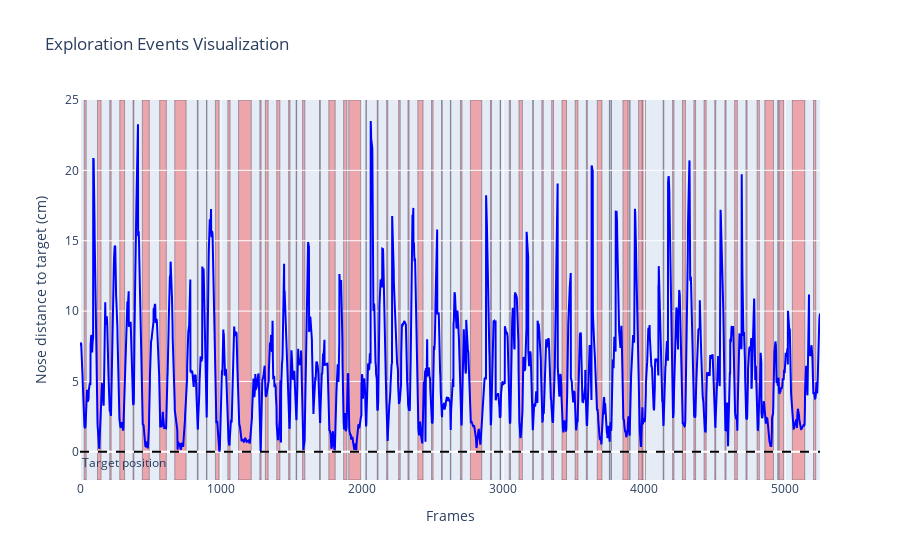

The code cell stored with this chart in its notebook:
### Markdown cell above
---
We can see on the testing data that the exploratory events happen when the nose gets close to the object

### Code cell
rst.plot_example_data(model_dict['X_ts'], model_dict['y_ts'])

### Figure 1 — Plotly figure (JSON) as saved in the notebook; plotly's stock layout.template omitted (floating-point values rounded to 4 significant figures; data arrays with more than 128 entries replaced by an {"elided": "..."} marker saying what was removed)
{"data": [{"line": {"color": "blue"}, "mode": "lines", "name": "Position", "type": "scatter", "x": {"elided": "5247 int values"}, "y": {"elided": "5247 float values"}}], "layout": {"annotations": [{"showarrow": false, "text": "Target position", "x": 0, "xanchor": "left", "xref": "x domain", "y": 0, "yanchor": "top", "yref": "y"}], "legend": {"bgcolor": "rgba(255,255,255,0.6)", "orientation": "h", "x": 0.5, "xanchor": "center", "y": 1.05, "yanchor": "bottom"}, "shapes": [{"fillcolor": "rgba(255,0,0,0.3)", "layer": "below", "line": {"width": 0.4}, "type": "rect", "x0": 30, "x1": 44, "y0": -2, "y1": 25}, {"fillcolor": "rgba(255,0,0,0.3)", "layer": "below", "line": {"width": 0.4}, "type": "rect", "x0": 124, "x1": 149, "y0": -2, "y1": 25}, {"fillcolor": "rgba(255,0,0,0.3)", "layer": "below", "line": {"width": 0.4}, "type": "rect", "x0": 211, "x1": 221, "y0": -2, "y1": 25}, {"fillcolor": "rgba(255,0,0,0.3)", "layer": "below", "line": {"width": 0.4}, "type": "rect", "x0": 282, "x1": 316, "y0": -2, "y1": 25}, {"fillcolor": "rgba(255,0,0,0.3)", "layer": "below", "line": {"width": 0.4}, "type": "rect", "x0": 376, "x1": 382, "y0": -2, "y1": 25}, {"fillcolor": "rgba(255,0,0,0.3)", "layer": "below", "line": {"width": 0.4}, "type": "rect", "x0": 442, "x1": 491, "y0": -2, "y1": 25}, {"fillcolor": "rgba(255,0,0,0.3)", "layer": "below", "line": {"width": 0.4}, "type": "rect", "x0": 565, "x1": 612, "y0": -2, "y1": 25}, {"fillcolor": "rgba(255,0,0,0.3)", "layer": "below", "line": {"width": 0.4}, "type": "rect", "x0": 672, "x1": 752, "y0": -2, "y1": 25}, {"fillcolor": "rgba(255,0,0,0.3)", "layer": "below", "line": {"width": 0.4}, "type": "rect", "x0": 832, "x1": 837, "y0": -2, "y1": 25}, {"fillcolor": "rgba(255,0,0,0.3)", "layer": "below", "line": {"width": 0.4}, "type": "rect", "x0": 897, "x1": 900, "y0": -2, "y1": 25}, {"fillcolor": "rgba(255,0,0,0.3)", "layer": "below", "line": {"width": 0.4}, "type": "rect", "x0": 960, "x1": 986, "y0": -2, "y1": 25}, {"fillcolor": "rgba(255,0,0,0.3)", "layer": "below", "line": {"width": 0.4}, "type": "rect", "x0": 1048, "x1": 1064, "y0": -2, "y1": 25}, {"fillcolor": "rgba(255,0,0,0.3)", "layer": "below", "line": {"width": 0.4}, "type": "rect", "x0": 1124, "x1": 1214, "y0": -2, "y1": 25}, {"fillcolor": "rgba(255,0,0,0.3)", "layer": "below", "line": {"width": 0.4}, "type": "rect", "x0": 1275, "x1": 1284, "y0": -2, "y1": 25}, {"fillcolor": "rgba(255,0,0,0.3)", "layer": "below", "line": {"width": 0.4}, "type": "rect", "x0": 1314, "x1": 1334, "y0": -2, "y1": 25}, {"fillcolor": "rgba(255,0,0,0.3)", "layer": "below", "line": {"width": 0.4}, "type": "rect", "x0": 1395, "x1": 1417, "y0": -2, "y1": 25}, {"fillcolor": "rgba(255,0,0,0.3)", "layer": "below", "line": {"width": 0.4}, "type": "rect", "x0": 1479, "x1": 1489, "y0": -2, "y1": 25}, {"fillcolor": "rgba(255,0,0,0.3)", "layer": "below", "line": {"width": 0.4}, "type": "rect", "x0": 1532, "x1": 1536, "y0": -2, "y1": 25}, {"fillcolor": "rgba(255,0,0,0.3)", "layer": "below", "line": {"width": 0.4}, "type": "rect", "x0": 1578, "x1": 1594, "y0": -2, "y1": 25}, {"fillcolor": "rgba(255,0,0,0.3)", "layer": "below", "line": {"width": 0.4}, "type": "rect", "x0": 1698, "x1": 1704, "y0": -2, "y1": 25}, {"fillcolor": "rgba(255,0,0,0.3)", "layer": "below", "line": {"width": 0.4}, "type": "rect", "x0": 1764, "x1": 1809, "y0": -2, "y1": 25}, {"fillcolor": "rgba(255,0,0,0.3)", "layer": "below", "line": {"width": 0.4}, "type": "rect", "x0": 1869, "x1": 1892, "y0": -2, "y1": 25}, {"fillcolor": "rgba(255,0,0,0.3)", "layer": "below", "line": {"width": 0.4}, "type": "rect", "x0": 1905, "x1": 1991, "y0": -2, "y1": 25}, {"fillcolor": "rgba(255,0,0,0.3)", "layer": "below", "line": {"width": 0.4}, "type": "rect", "x0": 2027, "x1": 2030, "y0": -2, "y1": 25}, {"fillcolor": "rgba(255,0,0,0.3)", "layer": "below", "line": {"width": 0.4}, "type": "rect", "x0": 2107, "x1": 2113, "y0": -2, "y1": 25}, {"fillcolor": "rgba(255,0,0,0.3)", "layer": "below", "line": {"width": 0.4}, "type": "rect", "x0": 2174, "x1": 2182, "y0": -2, "y1": 25}, {"fillcolor": "rgba(255,0,0,0.3)", "layer": "below", "line": {"width": 0.4}, "type": "rect", "x0": 2259, "x1": 2270, "y0": -2, "y1": 25}, {"fillcolor": "rgba(255,0,0,0.3)", "layer": "below", "line": {"width": 0.4}, "type": "rect", "x0": 2325, "x1": 2333, "y0": -2, "y1": 25}, {"fillcolor": "rgba(255,0,0,0.3)", "layer": "below", "line": {"width": 0.4}, "type": "rect", "x0": 2395, "x1": 2432, "y0": -2, "y1": 25}, {"fillcolor": "rgba(255,0,0,0.3)", "layer": "below", "line": {"width": 0.4}, "type": "rect", "x0": 2492, "x1": 2503, "y0": -2, "y1": 25}, {"fillcolor": "rgba(255,0,0,0.3)", "layer": "below", "line": {"width": 0.4}, "type": "rect", "x0": 2563, "x1": 2568, "y0": -2, "y1": 25}, {"fillcolor": "rgba(255,0,0,0.3)", "layer": "below", "line": {"width": 0.4}, "type": "rect", "x0": 2626, "x1": 2629, "y0": -2, "y1": 25}, {"fillcolor": "rgba(255,0,0,0.3)", "layer": "below", "line": {"width": 0.4}, "type": "rect", "x0": 2697, "x1": 2708, "y0": -2, "y1": 25}, {"fillcolor": "rgba(255,0,0,0.3)", "layer": "below", "line": {"width": 0.4}, "type": "rect", "x0": 2768, "x1": 2848, "y0": -2, "y1": 25}, {"fillcolor": "rgba(255,0,0,0.3)", "layer": "below", "line": {"width": 0.4}, "type": "rect", "x0": 2910, "x1": 2917, "y0": -2, "y1": 25}, {"fillcolor": "rgba(255,0,0,0.3)", "layer": "below", "line": {"width": 0.4}, "type": "rect", "x0": 2978, "x1": 2981, "y0": -2, "y1": 25}, {"fillcolor": "rgba(255,0,0,0.3)", "layer": "below", "line": {"width": 0.4}, "type": "rect", "x0": 3043, "x1": 3052, "y0": -2, "y1": 25}, {"fillcolor": "rgba(255,0,0,0.3)", "layer": "below", "line": {"width": 0.4}, "type": "rect", "x0": 3112, "x1": 3136, "y0": -2, "y1": 25}, {"fillcolor": "rgba(255,0,0,0.3)", "layer": "below", "line": {"width": 0.4}, "type": "rect", "x0": 3209, "x1": 3214, "y0": -2, "y1": 25}, {"fillcolor": "rgba(255,0,0,0.3)", "layer": "below", "line": {"width": 0.4}, "type": "rect", "x0": 3274, "x1": 3284, "y0": -2, "y1": 25}, {"fillcolor": "rgba(255,0,0,0.3)", "layer": "below", "line": {"width": 0.4}, "type": "rect", "x0": 3344, "x1": 3357, "y0": -2, "y1": 25}, {"fillcolor": "rgba(255,0,0,0.3)", "layer": "below", "line": {"width": 0.4}, "type": "rect", "x0": 3417, "x1": 3449, "y0": -2, "y1": 25}, {"fillcolor": "rgba(255,0,0,0.3)", "layer": "below", "line": {"width": 0.4}, "type": "rect", "x0": 3510, "x1": 3530, "y0": -2, "y1": 25}, {"fillcolor": "rgba(255,0,0,0.3)", "layer": "below", "line": {"width": 0.4}, "type": "rect", "x0": 3590, "x1": 3597, "y0": -2, "y1": 25}, {"fillcolor": "rgba(255,0,0,0.3)", "layer": "below", "line": {"width": 0.4}, "type": "rect", "x0": 3667, "x1": 3700, "y0": -2, "y1": 25}, {"fillcolor": "rgba(255,0,0,0.3)", "layer": "below", "line": {"width": 0.4}, "type": "rect", "x0": 3753, "x1": 3756, "y0": -2, "y1": 25}, {"fillcolor": "rgba(255,0,0,0.3)", "layer": "below", "line": {"width": 0.4}, "type": "rect", "x0": 3765, "x1": 3767, "y0": -2, "y1": 25}, {"fillcolor": "rgba(255,0,0,0.3)", "layer": "below", "line": {"width": 0.4}, "type": "rect", "x0": 3849, "x1": 3885, "y0": -2, "y1": 25}, {"fillcolor": "rgba(255,0,0,0.3)", "layer": "below", "line": {"width": 0.4}, "type": "rect", "x0": 3893, "x1": 3900, "y0": -2, "y1": 25}, {"fillcolor": "rgba(255,0,0,0.3)", "layer": "below", "line": {"width": 0.4}, "type": "rect", "x0": 3960, "x1": 3985, "y0": -2, "y1": 25}, {"fillcolor": "rgba(255,0,0,0.3)", "layer": "below", "line": {"width": 0.4}, "type": "rect", "x0": 3989, "x1": 4008, "y0": -2, "y1": 25}, {"fillcolor": "rgba(255,0,0,0.3)", "layer": "below", "line": {"width": 0.4}, "type": "rect", "x0": 4134, "x1": 4139, "y0": -2, "y1": 25}, {"fillcolor": "rgba(255,0,0,0.3)", "layer": "below", "line": {"width": 0.4}, "type": "rect", "x0": 4201, "x1": 4211, "y0": -2, "y1": 25}, {"fillcolor": "rgba(255,0,0,0.3)", "layer": "below", "line": {"width": 0.4}, "type": "rect", "x0": 4271, "x1": 4292, "y0": -2, "y1": 25}, {"fillcolor": "rgba(255,0,0,0.3)", "layer": "below", "line": {"width": 0.4}, "type": "rect", "x0": 4352, "x1": 4364, "y0": -2, "y1": 25}, {"fillcolor": "rgba(255,0,0,0.3)", "layer": "below", "line": {"width": 0.4}, "type": "rect", "x0": 4424, "x1": 4439, "y0": -2, "y1": 25}, {"fillcolor": "rgba(255,0,0,0.3)", "layer": "below", "line": {"width": 0.4}, "type": "rect", "x0": 4500, "x1": 4507, "y0": -2, "y1": 25}, {"fillcolor": "rgba(255,0,0,0.3)", "layer": "below", "line": {"width": 0.4}, "type": "rect", "x0": 4572, "x1": 4580, "y0": -2, "y1": 25}, {"fillcolor": "rgba(255,0,0,0.3)", "layer": "below", "line": {"width": 0.4}, "type": "rect", "x0": 4641, "x1": 4660, "y0": -2, "y1": 25}, {"fillcolor": "rgba(255,0,0,0.3)", "layer": "below", "line": {"width": 0.4}, "type": "rect", "x0": 4721, "x1": 4729, "y0": -2, "y1": 25}, {"fillcolor": "rgba(255,0,0,0.3)", "layer": "below", "line": {"width": 0.4}, "type": "rect", "x0": 4800, "x1": 4816, "y0": -2, "y1": 25}, {"fillcolor": "rgba(255,0,0,0.3)", "layer": "below", "line": {"width": 0.4}, "type": "rect", "x0": 4855, "x1": 4916, "y0": -2, "y1": 25}, {"fillcolor": "rgba(255,0,0,0.3)", "layer": "below", "line": {"width": 0.4}, "type": "rect", "x0": 4947, "x1": 4950, "y0": -2, "y1": 25}, {"fillcolor": "rgba(255,0,0,0.3)", "layer": "below", "line": {"width": 0.4}, "type": "rect", "x0": 4957, "x1": 4988, "y0": -2, "y1": 25}, {"fillcolor": "rgba(255,0,0,0.3)", "layer": "below", "line": {"width": 0.4}, "type": "rect", "x0": 5050, "x1": 5138, "y0": -2, "y1": 25}, {"fillcolor": "rgba(255,0,0,0.3)", "layer": "below", "line": {"width": 0.4}, "type": "rect", "x0": 5200, "x1": 5216, "y0": -2, "y1": 25}, {"line": {"color": "black", "dash": "dash"}, "type": "line", "x0": 0, "x1": 1, "xref": "x domain", "y0": 0, "y1": 0, "yref": "y"}], "title": {"text": "Exploration Events Visualization"}, "xaxis": {"title": {"text": "Frames"}}, "yaxis": {"range": [-2, 25], "title": {"text": "Nose distance to target (cm)"}}}}
